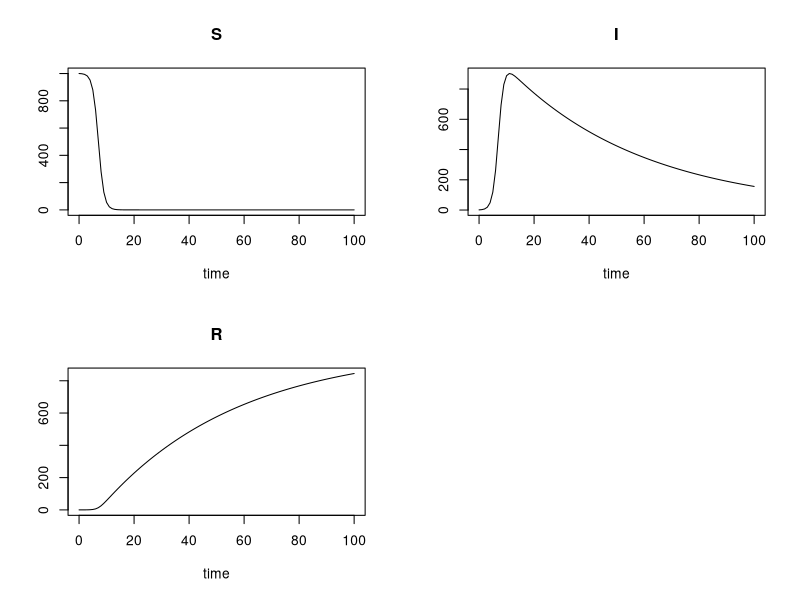

R code for this plot:
library(deSolve)

SIR <- function(t, x, parms) {
  with(as.list(c(parms, x)), {
    dS <- - beta * I * S
    dI <- beta * I * S - nu * I
    dR <- nu * I
    list(c(dS, dI, dR))
  })
}

## Parameters
parms  <- c(beta = 0.001, nu = 0.02)
x <- c(S=1000, I=1, R=0)

## vector of timesteps
times  <- seq(0, 100, length = 101)

out <- ode(x, times, SIR, parms)
plot(out)
